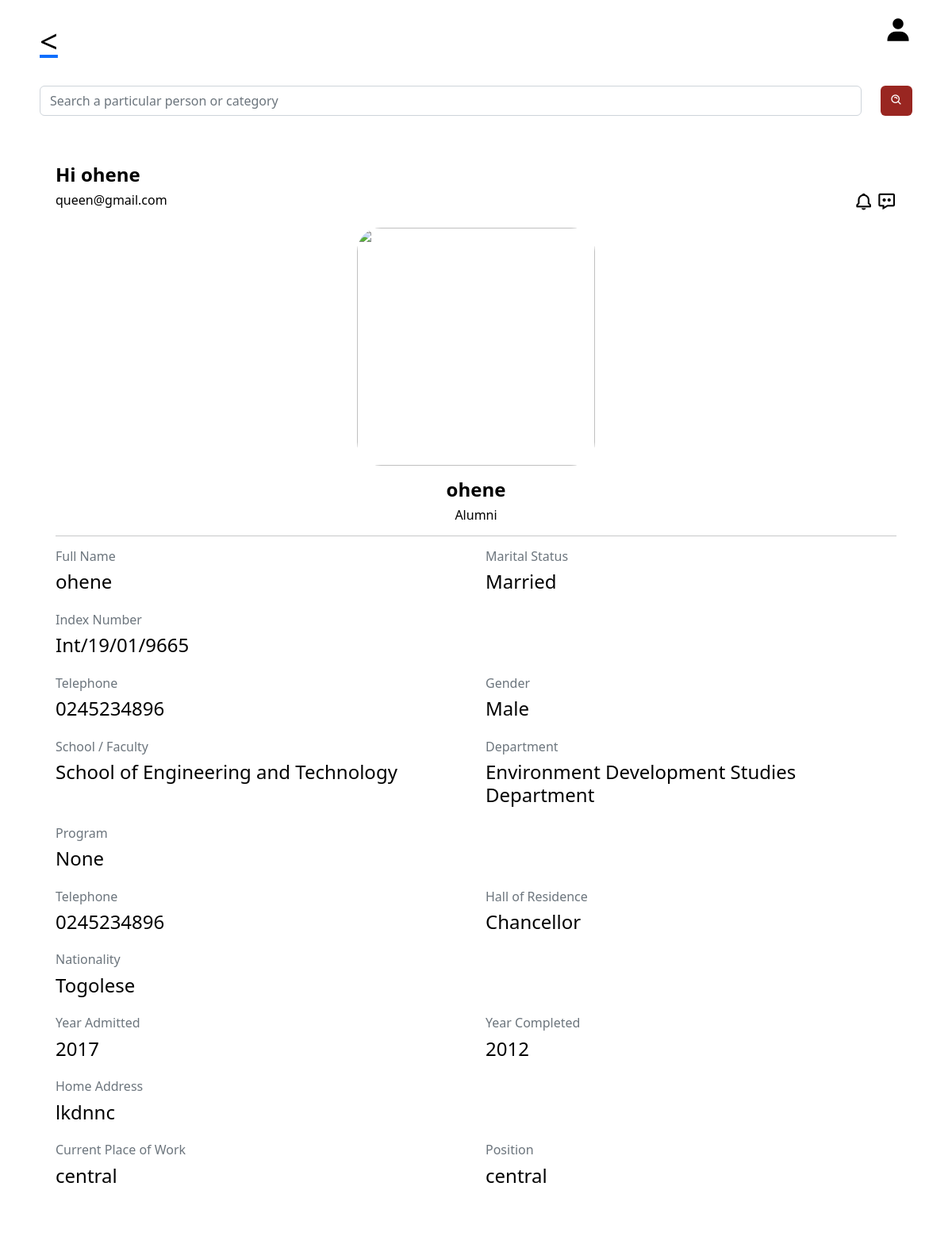
The app's page /userprofile/1, older data.
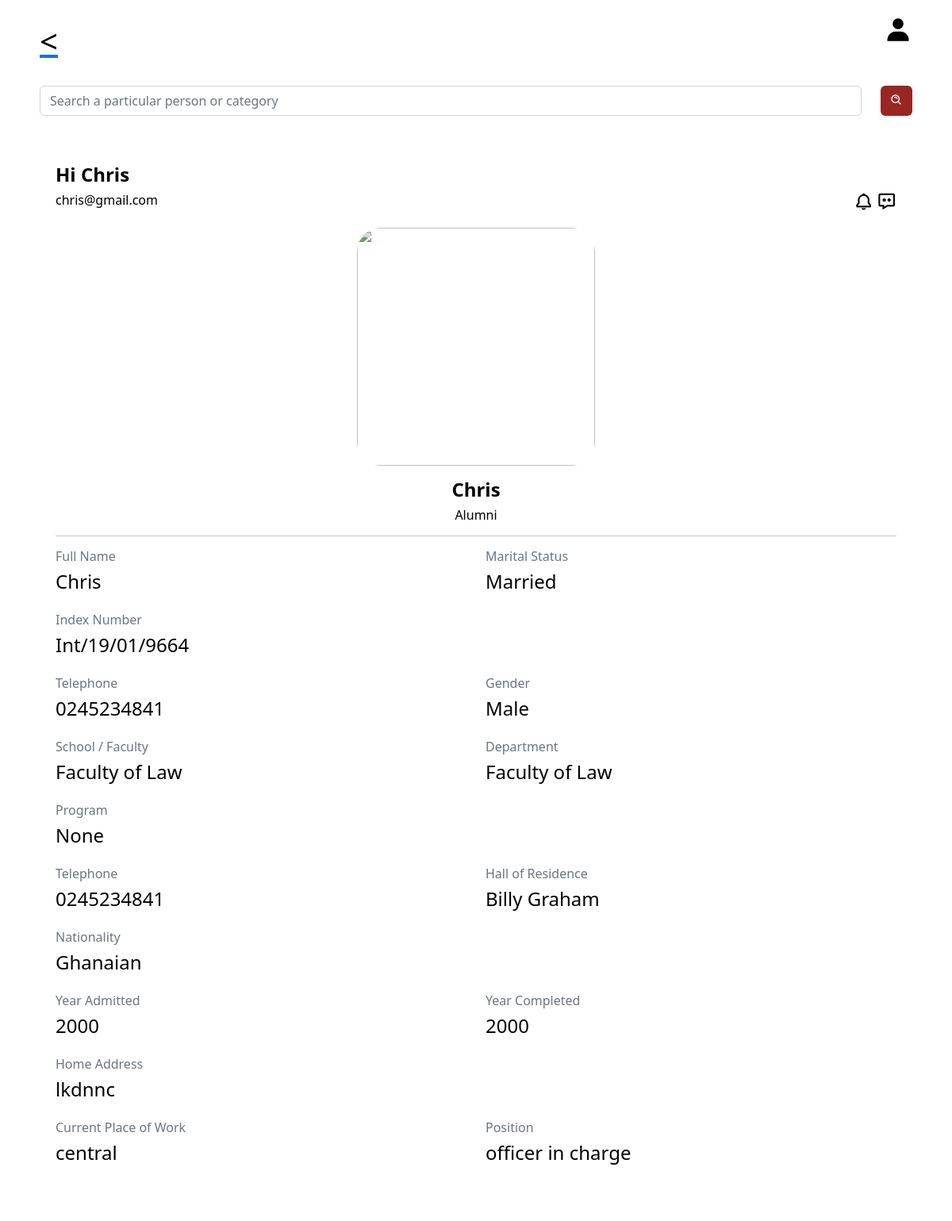
The same page, newer data.
### app.py (models this page shows, shortened)
class User(db.Model,UserMixin):
    id= db.Column(db.Integer, primary_key=True)
    fullname= db.Column(db.String()  )
    indexnumber= db.Column(db.Integer())
    gender= db.Column(db.String()    )
    school= db.Column(db.String()    )
    department= db.Column(db.String()    )
    program= db.Column(db.String()   )
    completed= db.Column(db.Integer()     )
    admitted= db.Column(db.Integer()  )
    email= db.Column(db.String()     )
    telephone= db.Column(db.String()     )
    hall= db.Column(db.String()  )
    nationality= db.Column(db.String()   )
    address= db.Column(db.String()   )
    work= db.Column(db.String()  )
    guardian= db.Column(db.String()  )
    kin= db.Column(db.String()   )
    relationship= db.Column(db.String()  )
    marital= db.Column(db.String()   )
    health= db.Column(db.String()    )
    extra= db.Column(db.String()     )
    image_file = db.Column(db.String(20))

### app.py (the view)
@app.route('/userprofile/<int:userid>', methods=['GET', 'POST'])
def userprofile(userid):
    profile=User.query.get_or_404(userid)
    print(current_user)
    return render_template("userprofile.html",current_user=current_user, profile=profile)

### forms.py
class Search(FlaskForm):
    searched = StringField('Searched', validators=[DataRequired()])
    submit = SubmitField('Search')

### app.py (called while the page is built)
@app.context_processor
def base():
    form=Search()
    return dict(form=form)

### templates/userprofile.html (shortened to what the changed rows need)
<!doctype html>
<html lang="en">
  <head>
    <link rel="stylesheet" type="text/css" href="{{ url_for('static', filename='css/newstyle.css')}}">
    <link href="https://unpkg.com/aos@2.3.1/dist/aos.css" rel="stylesheet">
    <link href='https://unpkg.com/boxicons@2.1.2/css/boxicons.min.css' rel='stylesheet'>
    <link href="https://cdn.jsdelivr.net/npm/bootstrap@5.2.1/dist/css/bootstrap.min.css" rel="stylesheet">
  </head>
  <body>
<div class="container" style=" border-radius: 5px; padding: 20px; background: #fff;">
  <div class="spaceout">
    <div>
      <a href="/useryeargroup"><h1><</h1></a>
    </div>
  </div>
<div class="col-md" style=" background: #fff; border-radius: 5px; padding: 20px;">
  <div class="top">
    <h4><b>Hi {{profile.fullname}}</b> </h4>
  </div>
  <div class="down" style=" display: flex; grid-gap: 2px; justify-content: space-between;">
    <h6 style="color: black;">{{profile.email}}</h6>
    <div class="icons" style="color: black;">
        <i class='bx bx-bell bx-sm icon' ></i>
        <i class='bx bx-message-dots bx-sm icon' ></i>
    </div>
  </div>
  <div class="info" style="margin-top: 2vh; text-align: center;">
    <div class="info-details" style=" margin-top: 2vh;">
      <h4><b> {{profile.fullname}}</b></h4>
    </div>
  </div>
  <div class="info-more">
    <div class="row">
        <div class="col">
          <h6 class="text-muted">Full Name </h6>
          <h4 style="color: black; margin-bottom: 0;">{{profile.fullname}}</h4>
        </div>
        <div class="col">
          <h6 class="text-muted">Marital Status </h6>
          <h4 style="color: black; margin-bottom: 0;">{{profile.marital}}</h4>
        </div>
    </div>
  </div>
  <div class="info-more">
    <div class="row">
        <div class="col">
          <h6 class="text-muted">Index Number </h6>
          <h4 style="color: black; margin-bottom: 0;">{{profile.indexnumber}}</h4>
        </div>
    </div>
  </div>
  <div class="info-more">
      <div class="row">
          <div class="col">
            <h6 class="text-muted">Telephone </h6>
            <h4 style="color: black; margin-bottom: 0;">{{profile.telephone}}</h4>
          </div>
          <div class="col">
              <h6 class="text-muted">Gender </h6>
              <h4 style="color: black; margin-bottom: 0;">{{profile.gender}}</h4>
            </div>
      </div>
    </div>
  <div class="info-more">
    <div class="row">
        <div class="col">
          <h6 class="text-muted">School / Faculty </h6>
          <h4 style="color: black; margin-bottom: 0;">{{profile.school}}</h4>
        </div>
        <div class="col">
          <h6 class="text-muted">Department </h6>
          <h4 style="color: black; margin-bottom: 0;">{{profile.department}}</h4>
        </div>
    </div>
  </div>
  <div class="info-more">
      <div class="row">
          <div class="col">
            <h6 class="text-muted">Program</h6>
            <h4 style="color: black; margin-bottom: 0;">{{profile.program}}</h4>
          </div>
      </div>
    </div>
  <div class="info-more">
    <div class="row">
        <div class="col">
          <h6 class="text-muted">Telephone </h6>
          <h4 style="color: black; margin-bottom: 0;">{{profile.telephone}}</h4>
        </div>
        <div class="col">
          <h6 class="text-muted">Hall of Residence </h6>
          <h4 style="color: black; margin-bottom: 0;">{{profile.hall}}</h4>
        </div>
    </div>
  </div>
  <div class="info-more">
    <div class="row">
        <div class="col">
          <h6 class="text-muted">Nationality </h6>
          <h4 style="color: black; margin-bottom: 0;">{{profile.nationality}}</h4>
        </div>
    </div>
  </div>
  <div class="info-more">
      <div class="row">
          <div class="col">
            <h6 class="text-muted">Year Admitted </h6>
            <h4 style="color: black; margin-bottom: 0;">{{profile.admitted}}</h4>
          </div>
          <div class="col">
              <h6 class="text-muted">Year Completed </h6>
              <h4 style="color: black; margin-bottom: 0;">{{profile.completed}}</h4>
            </div>
      </div>
    </div>
  <div class="info-more">
    <div class="row">
        <div class="col">
          <h6 class="text-muted">Home Address </h6>
          <h4 style="color: black; margin-bottom: 0;">{{profile.address}}</h4>
        </div>
    </div>
  </div>
  <div class="info-more">
    <div class="row">
        <div class="col">
          <h6 class="text-muted">Current Place of Work </h6>
          <h4 style="color: black; margin-bottom: 0;">{{profile.work}}</h4>
        </div>
        <div class="col">
          <h6 class="text-muted">Position </h6>
          <h4 style="color: black; margin-bottom: 0;">{{profile.guardian}}</h4>
        </div>
    </div>
    </div>
  </div>
</div>
  <br>
</body>
</html>

Row changes from the older to the newer data that the page shows:
changed User "Married": fullname "ohene" → "Chris"; email "queen@gmail.com" → "chris@gmail.com"; indexnumber "Int/19/01/9665" → "Int/19/01/9664"; telephone "0245234896" → "0245234841"; school "School of Engineering and Technology" → "Faculty of Law"; department "Environment Development Studies Department" → "Faculty of Law"; hall "Chancellor" → "Billy Graham"; nationality "Togolese" → "Ghanaian"; admitted "2017" → "2000"; completed "2012" → "2000"; guardian "central" → "officer in charge"
